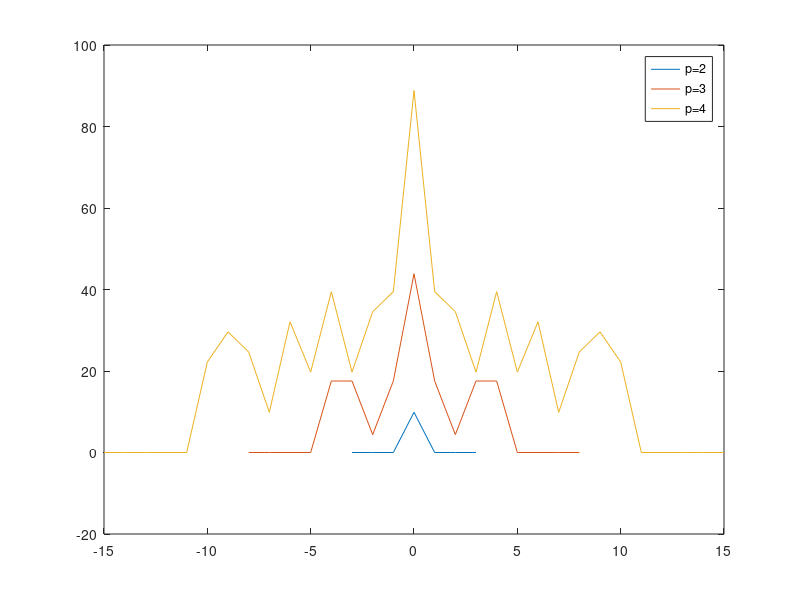

The MATLAB script that drew this image:
clear all;
close all;

for p = 2:4
    phi = 360/p;
    answer = [];
    for i = 1:p
        segment = zeros(1,p);
        delPhi = phi * (p-1) * (i-1);
        for j = 1:length(segment)
            segment(j) = mod((j-1)*delPhi,360);
        end;
        answer = cat(2, answer, segment);
    end;
    answer = answer.* pi/180;
    [corr, dom ] = xcorr(answer);
    plot(dom, corr);
    hold on;
end;
legend('p=2','p=3','p=4','p=5','p=6','p=7','p=8');

